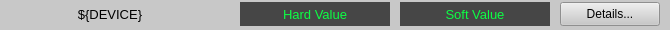
<?xml version="1.0" encoding="UTF-8"?>
<ui version="4.0">
 <class>Form</class>
 <widget class="QWidget" name="Form">
  <property name="geometry">
   <rect>
    <x>0</x>
    <y>0</y>
    <width>670</width>
    <height>30</height>
   </rect>
  </property>
  <property name="windowTitle">
   <string>Form</string>
  </property>
  <widget class="QFrame" name="frame">
   <property name="geometry">
    <rect>
     <x>0</x>
     <y>0</y>
     <width>670</width>
     <height>30</height>
    </rect>
   </property>
   <property name="styleSheet">
    <string notr="true">background-color: rgb(200, 200, 200);</string>
   </property>
   <property name="frameShape">
    <enum>QFrame::NoFrame</enum>
   </property>
   <property name="frameShadow">
    <enum>QFrame::Plain</enum>
   </property>
   <widget class="QLabel" name="label">
    <property name="geometry">
     <rect>
      <x>10</x>
      <y>2</y>
      <width>200</width>
      <height>24</height>
     </rect>
    </property>
    <property name="font">
     <font>
      <pointsize>10</pointsize>
     </font>
    </property>
    <property name="text">
     <string>${DEVICE}</string>
    </property>
    <property name="alignment">
     <set>Qt::AlignCenter</set>
    </property>
   </widget>
   <widget class="PyDMLabel" name="PyDMLabel">
    <property name="geometry">
     <rect>
      <x>240</x>
      <y>2</y>
      <width>150</width>
      <height>24</height>
     </rect>
    </property>
    <property name="font">
     <font>
      <pointsize>10</pointsize>
     </font>
    </property>
    <property name="toolTip">
     <string/>
    </property>
    <property name="styleSheet">
     <string notr="true">color: rgb(12, 255, 68);
background-color: rgb(70, 70, 70);</string>
    </property>
    <property name="text">
     <string>Hard Value</string>
    </property>
    <property name="alignment">
     <set>Qt::AlignCenter</set>
    </property>
    <property name="precision" stdset="0">
     <number>3</number>
    </property>
    <property name="showUnits" stdset="0">
     <bool>true</bool>
    </property>
    <property name="precisionFromPV" stdset="0">
     <bool>false</bool>
    </property>
    <property name="channel" stdset="0">
     <string>ca://${PV1}</string>
    </property>
   </widget>
   <widget class="PyDMLabel" name="PyDMLabel_2">
    <property name="geometry">
     <rect>
      <x>400</x>
      <y>2</y>
      <width>150</width>
      <height>24</height>
     </rect>
    </property>
    <property name="font">
     <font>
      <pointsize>10</pointsize>
     </font>
    </property>
    <property name="toolTip">
     <string/>
    </property>
    <property name="styleSheet">
     <string notr="true">color: rgb(12, 255, 68);
background-color: rgb(70, 70, 70);</string>
    </property>
    <property name="text">
     <string>Soft Value</string>
    </property>
    <property name="alignment">
     <set>Qt::AlignCenter</set>
    </property>
    <property name="rules" stdset="0">
     <string>[{&quot;channels&quot;: [{&quot;trigger&quot;: true, &quot;channel&quot;: &quot;ca://${PV2}&quot;}], &quot;property&quot;: &quot;Visible&quot;, &quot;expression&quot;: &quot;${VISIBLE}&quot;, &quot;name&quot;: &quot;New Rule&quot;, &quot;initial_value&quot;: &quot;&quot;}]</string>
    </property>
    <property name="precision" stdset="0">
     <number>3</number>
    </property>
    <property name="showUnits" stdset="0">
     <bool>true</bool>
    </property>
    <property name="precisionFromPV" stdset="0">
     <bool>false</bool>
    </property>
    <property name="channel" stdset="0">
     <string>ca://${PV2}</string>
    </property>
   </widget>
   <widget class="PyDMRelatedDisplayButton" name="PyDMRelatedDisplayButton">
    <property name="geometry">
     <rect>
      <x>560</x>
      <y>2</y>
      <width>100</width>
      <height>24</height>
     </rect>
    </property>
    <property name="toolTip">
     <string/>
    </property>
    <property name="text">
     <string>Details...</string>
    </property>
    <property name="showIcon" stdset="0">
     <bool>false</bool>
    </property>
   </widget>
  </widget>
 </widget>
 <customwidgets>
  <customwidget>
   <class>PyDMLabel</class>
   <extends>QLabel</extends>
   <header>pydm.widgets.label</header>
  </customwidget>
  <customwidget>
   <class>PyDMRelatedDisplayButton</class>
   <extends>QPushButton</extends>
   <header>pydm.widgets.related_display_button</header>
  </customwidget>
 </customwidgets>
 <resources/>
 <connections/>
</ui>
